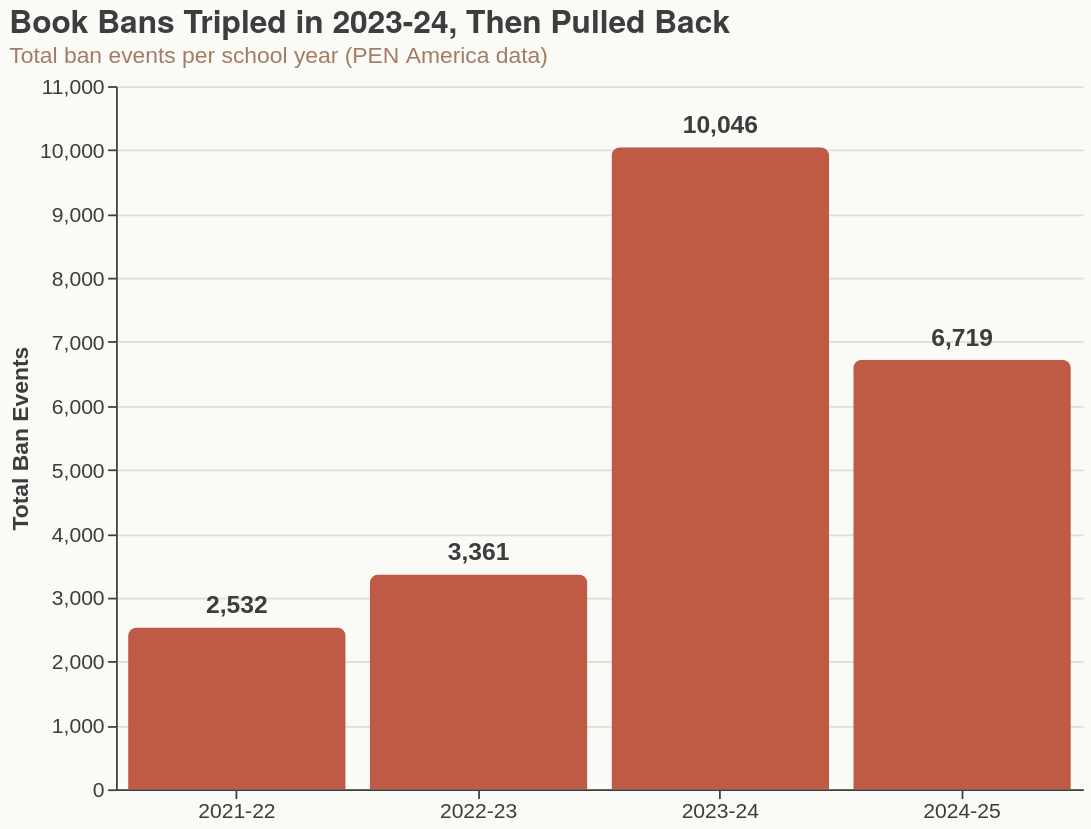

Here is the notebook cell this chart was saved with:
### Markdown cell above
### Chart 4: Year-over-Year Ban Trajectory

### Code cell
yearly = pen_raw.groupby("School Year").agg(
    Bans=("Title", "size"),
    Titles=("Title", "nunique"),
    States=("State", "nunique"),
    Districts=("District", "nunique"),
).reset_index()

bars = (
    alt.Chart(yearly).mark_bar(cornerRadiusTopLeft=5, cornerRadiusTopRight=5, color=TERRACOTTA)
    .encode(
        x=alt.X("School Year:N", title=None, axis=alt.Axis(labelAngle=0)),
        y=alt.Y("Bans:Q", title="Total Ban Events"),
        tooltip=["School Year", "Bans", "Titles", "States", "Districts"],
    )
    .properties(title={"text": "Book Bans Tripled in 2023-24, Then Pulled Back",
                        "subtitle": "Total ban events per school year (PEN America data)"})
)
text = (
    alt.Chart(yearly).mark_text(dy=-12, fontSize=14, fontWeight="bold", color=TEXT_COLOR)
    .encode(x="School Year:N", y="Bans:Q", text=alt.Text("Bans:Q", format=","))
)
save_chart(bars + text, "04_yearly_trajectory", w=550, h=400)

### Figure 1 — Vega-Lite specification as saved in the notebook (floating-point values rounded to 4 significant figures)
{"config": {"background": "#FAFAF7", "title": {"fontSize": 18, "font": "Helvetica Neue, Arial, sans-serif", "color": "#3D3D3D", "anchor": "start", "subtitleFontSize": 13, "subtitleColor": "#A57B64"}, "axis": {"labelFontSize": 12, "titleFontSize": 13, "titleColor": "#3D3D3D", "labelColor": "#3D3D3D", "gridColor": "#E0DDD5", "domainColor": "#3D3D3D", "tickColor": "#3D3D3D"}, "legend": {"labelFontSize": 12, "titleFontSize": 13, "labelColor": "#3D3D3D", "titleColor": "#3D3D3D"}, "view": {"strokeWidth": 0}, "range": {"category": ["#BF5B45", "#C4A83D", "#3D3D3D", "#B5C4A3", "#A57B64"]}}, "layer": [{"mark": {"type": "bar", "color": "#BF5B45", "cornerRadiusTopLeft": 5, "cornerRadiusTopRight": 5}, "encoding": {"tooltip": [{"field": "School Year", "type": "nominal"}, {"field": "Bans", "type": "quantitative"}, {"field": "Titles", "type": "quantitative"}, {"field": "States", "type": "quantitative"}, {"field": "Districts", "type": "quantitative"}], "x": {"axis": {"labelAngle": 0}, "field": "School Year", "title": null, "type": "nominal"}, "y": {"field": "Bans", "title": "Total Ban Events", "type": "quantitative"}}, "title": {"text": "Book Bans Tripled in 2023-24, Then Pulled Back", "subtitle": "Total ban events per school year (PEN America data)"}}, {"mark": {"type": "text", "color": "#3D3D3D", "dy": -12, "fontSize": 14, "fontWeight": "bold"}, "encoding": {"text": {"field": "Bans", "format": ",", "type": "quantitative"}, "x": {"field": "School Year", "type": "nominal"}, "y": {"field": "Bans", "type": "quantitative"}}}], "data": {"name": "data-08b88f2d03975842647f2cd02229e43e"}, "height": 400, "width": 550, "$schema": "https://vega.github.io/schema/vega-lite/v5.8.0.json", "datasets": {"data-08b88f2d03975842647f2cd02229e43e": [{"School Year": "2021-22", "Bans": 2532, "Titles": 1648, "States": 32, "Districts": 138}, {"School Year": "2022-23", "Bans": 3361, "Titles": 1556, "States": 33, "Districts": 153}, {"School Year": "2023-24", "Bans": 10046, "Titles": 4239, "States": 29, "Districts": 220}, {"School Year": "2024-25", "Bans": 6719, "Titles": 3788, "States": 22, "Districts": 85}]}}
